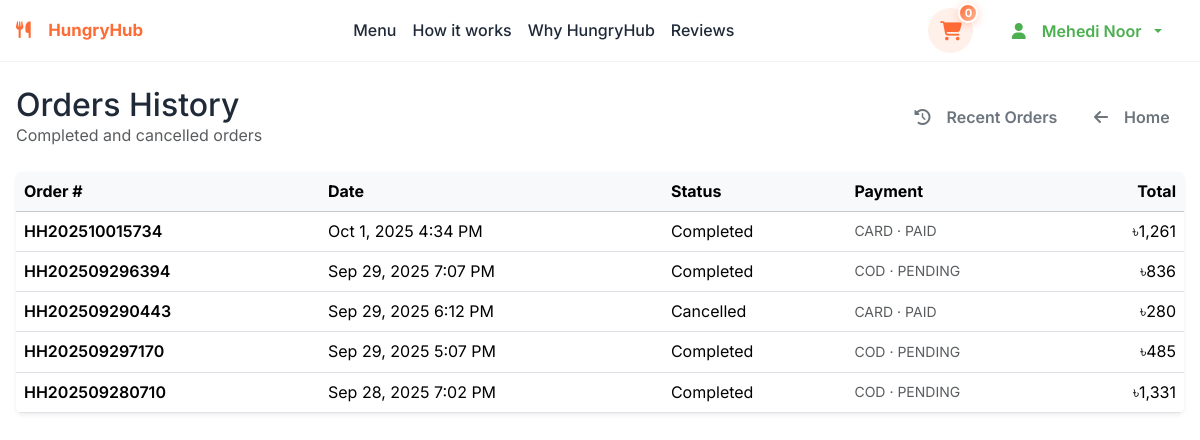
Page /pages/orders-history.php (signed in) on the committed database.
### tables this page shows
CREATE TABLE `orders` (
  `id` int(11) NOT NULL,
  `order_id` varchar(20) NOT NULL,
  `user_id` int(11) NOT NULL,
  `customer_name` varchar(100) NOT NULL,
  `customer_email` varchar(100) NOT NULL,
  `customer_phone` varchar(20) NOT NULL,
  `delivery_area` varchar(50) NOT NULL,
  `delivery_street` varchar(100) DEFAULT NULL,
  `delivery_road` varchar(50) DEFAULT NULL,
  `delivery_address1` varchar(200) NOT NULL,
  `delivery_address2` varchar(200) DEFAULT NULL,
  `order_items` longtext NOT NULL CHECK (json_valid(`order_items`)),
  `subtotal` decimal(10,2) NOT NULL,
  `tax_amount` decimal(10,2) NOT NULL,
  `delivery_fee` decimal(10,2) NOT NULL DEFAULT 50.00,
  `coupon_code` varchar(20) DEFAULT NULL,
  `coupon_discount` decimal(10,2) DEFAULT 0.00,
  `total` decimal(10,2) NOT NULL,
  `payment_method` enum('cod','card') NOT NULL,
  `payment_status` enum('pending','paid','failed') DEFAULT 'pending',
  `status` enum('pending','processing','completed','cancelled') DEFAULT 'pending',
  `order_notes` text DEFAULT NULL,
  `created_at` timestamp NOT NULL DEFAULT current_timestamp(),
  `updated_at` timestamp NOT NULL DEFAULT current_timestamp() ON UPDATE current_timestamp(),
  `delivered_at` timestamp NULL DEFAULT NULL
);

### pages/orders-history.php (the view, shortened to what this page needs)
<?php
require_once '../auth/auth_functions.php';
$user = getCurrentUser();
try {
    $pdo = new PDO("mysql:host=$host;dbname=$dbname", $username, $password);
    $pdo->setAttribute(PDO::ATTR_ERRMODE, PDO::ERRMODE_EXCEPTION);
} catch (PDOException $e) {
    die('Connection failed: ' . $e->getMessage());
}
$historyOrders = [];
try {
    $stmt = $pdo->prepare("SELECT * FROM orders WHERE user_id = ? AND status IN ('completed','cancelled') ORDER BY created_at DESC");
    $stmt->execute([$user['id']]);
    $historyOrders = $stmt->fetchAll(PDO::FETCH_ASSOC);
} catch (PDOException $e) {
    $historyOrders = [];
}
include '../components/header.php';
?>
<main class="container py-4">
    <div class="d-flex justify-content-between align-items-center mb-4">
        <div>
            <h2 class="m-0">Orders History</h2>
            <div class="text-muted">Completed and cancelled orders</div>
        </div>
        <div class="d-flex gap-2">
            <a class="btn btn-outline-secondary" href="orders.php"><i class="fas fa-clock-rotate-left me-2"></i>Recent Orders</a>
            <a class="btn btn-outline-secondary" href="index.php"><i class="fas fa-arrow-left me-2"></i>Home</a>
        </div>
    </div>
    <?php if (empty($historyOrders)): ?>
        <div class="alert alert-secondary">No previous orders found.</div>
    <?php else: ?>
        <div class="table-responsive shadow-sm rounded">
            <table class="table align-middle mb-0">
                <thead class="table-light">
                    <tr>
                        <th>Order #</th>
                        <th>Date</th>
                        <th>Status</th>
                        <th>Payment</th>
                        <th class="text-end">Total</th>
                    </tr>
                </thead>
                <tbody>
                    <?php foreach ($historyOrders as $o): ?>
                        <tr>
                            <td class="fw-semibold"><?php echo htmlspecialchars($o['order_id']); ?></td>
                            <td><?php echo date('M j, Y g:i A', strtotime($o['created_at'])); ?></td>
                            <td class="text-capitalize"><?php echo htmlspecialchars($o['status']); ?></td>
                            <td class="text-uppercase small text-muted"><?php echo htmlspecialchars($o['payment_method']); ?> · <?php echo htmlspecialchars($o['payment_status']); ?></td>
                            <td class="text-end">৳<?php echo number_format((float)$o['total']); ?></td>
                        </tr>
                    <?php endforeach; ?>
                </tbody>
            </table>
        </div>
    <?php endif; ?>
</main>
</body>
</html>

### cssFiles/homePage.css (style rules this page uses)
:root { --bg: #fff; --muted: #6b7280; --accent: #FF6B35; --accent-2: #FFB997; --primary-dark: #1F2937; --card: #F9FAFB; --glass: rgba(255,255,255,0.6); --radius: 14px; --max-width: 1200px; --gap: 1.25rem; font-family: 'Inter', system-ui, -apple-system, "Segoe UI", Roboto, "Helvetica Neue", Arial; color-scheme: light; }
* { box-sizing:border-box }
html,body { height:100% }
body { margin:0; background:var(--bg); color:var(--primary-dark); -webkit-font-smoothing:antialiased; -moz-osx-font-smoothing:grayscale; line-height:1.45; font-size:16px; }
.container { max-width:var(--max-width); margin:0 auto; padding: 0 1rem; }
body { width: 100%; overflow-x: hidden; }
main { width: 100%; }
.btn { display:inline-flex; align-items:center; justify-content:center; gap:.5rem; padding:0.55rem 0.9rem; border-radius:10px; text-decoration:none; font-weight:600; border:0; cursor:pointer; }
html { scroll-behavior: smooth; }

### cssFiles/cart_modal.css (style rules this page uses)
:root { --cart-primary: #4CAF50; --cart-primary-light: #81C784; --cart-primary-dark: #388E3C; --cart-accent: #FF6B35; --cart-accent-light: #FFB997; --cart-neutral-50: #F9FAFB; --cart-neutral-100: #F3F4F6; --cart-neutral-200: #E5E7EB; --cart-neutral-300: #D1D5DB; --cart-neutral-500: #6B7280; --cart-neutral-700: #374151; --cart-neutral-900: #111827; --cart-shadow-sm: 0 1px 2px 0 rgba(0, 0, 0, 0.05); --cart-shadow-md: 0 4px 6px -1px rgba(0, 0, 0, 0.1), 0 2px 4px -1px rgba(0, 0, 0, 0.06); --cart-shadow-lg: 0 10px 15px -3px rgba(0, 0, 0, 0.1), 0 4px 6px -2px rgba(0, 0, 0, 0.05); --cart-shadow-xl: 0 20px 25px -5px rgba(0, 0, 0, 0.1), 0 10px 10px -5px rgba(0, 0, 0, 0.04); --cart-radius: 16px; --cart-radius-lg: 20px; }

### cssFiles/checkout.css (style rules this page uses)
* { font-family: 'Inter', sans-serif; }

### rows in the picture
orders: order "HH202510015734", created_at "Oct 1, 2025 4:34 PM", status "Completed", payment_method "CARD", payment_status "PAID", total "1,261"
orders: order "HH202509296394", created_at "Sep 29, 2025 7:07 PM", status "Completed", payment_method "COD", payment_status "PENDING", total "836"
orders: order "HH202509290443", created_at "Sep 29, 2025 6:12 PM", status "Cancelled", payment_method "CARD", payment_status "PAID", total "280"
orders: order "HH202509297170", created_at "Sep 29, 2025 5:07 PM", status "Completed", payment_method "COD", payment_status "PENDING", total "485"
orders: order "HH202509280710", created_at "Sep 28, 2025 7:02 PM", status "Completed", payment_method "COD", payment_status "PENDING", total "1,331"

### other values in the picture
getCurrentUser()['name'] "Mehedi Noor"
